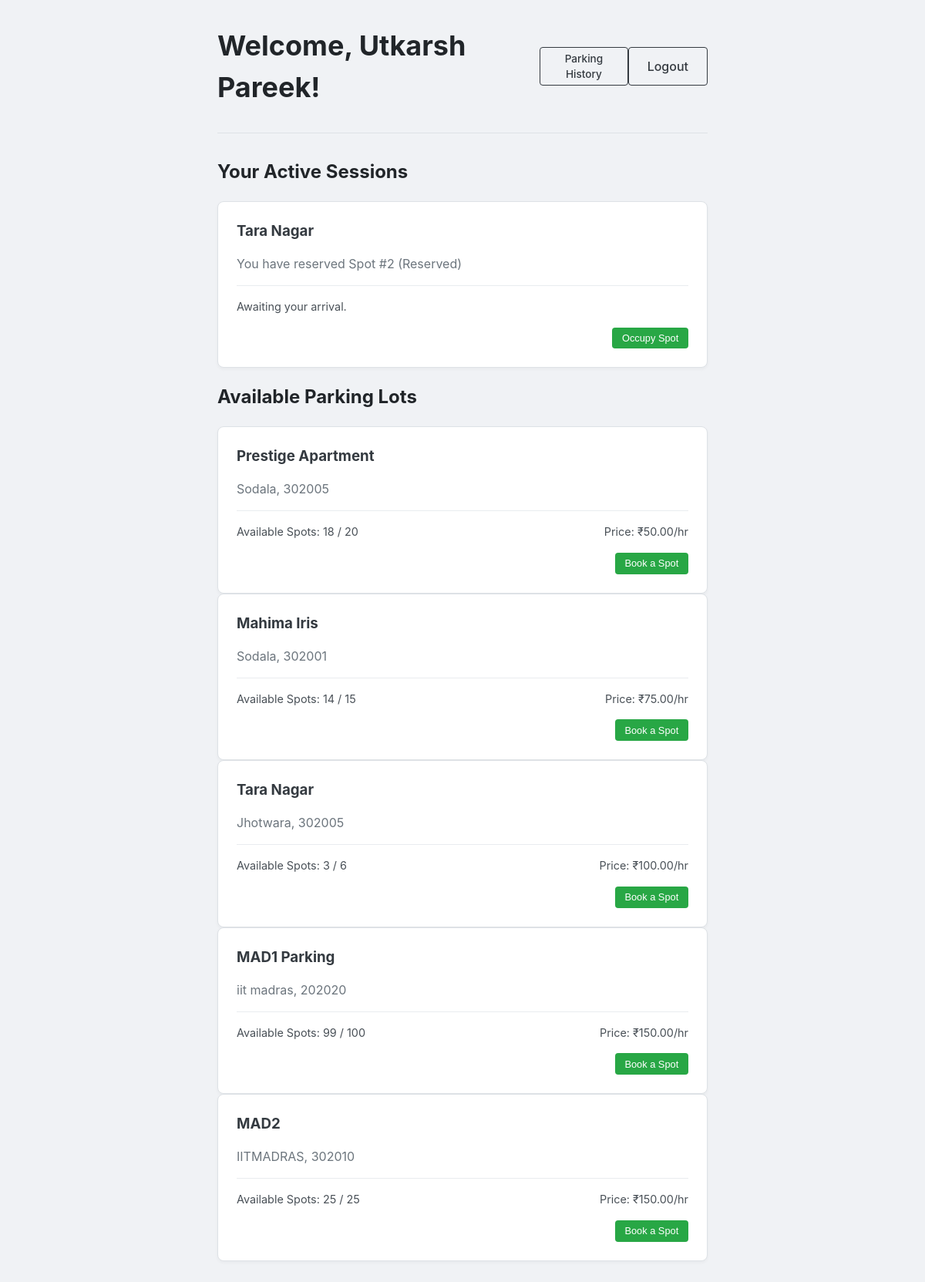
Screenshot of /user/dashboard (signed in) with the database file from the repository.
### models/database.py (models this page shows)
class Reservation(db.Model):
    __tablename__ = 'reservation'
    id = db.Column(db.Integer, primary_key=True)
    spot_id = db.Column(db.Integer, db.ForeignKey('parking_spot.id'), nullable=False)
    user_id = db.Column(db.Integer, db.ForeignKey('user.id'), nullable=False)
    start_time = db.Column(db.DateTime, nullable=True)
    end_time = db.Column(db.DateTime, nullable=True)
    total_cost = db.Column(db.Float, nullable=True)

class ParkingLot(db.Model):
    __tablename__ = 'parking_lot'
    id = db.Column(db.Integer, primary_key=True)
    name = db.Column(db.String(50), nullable=False)
    address = db.Column(db.String(100), nullable=False)
    pincode = db.Column(db.String(10), nullable=False)
    capacity = db.Column(db.Integer, nullable=False)
    price_per_hour = db.Column(db.Float, nullable=False)
    spots = db.relationship('ParkingSpot', backref='lot', lazy=True, cascade="all, delete-orphan")

class ParkingSpot(db.Model):
    __tablename__ = 'parking_spot'
    id = db.Column(db.Integer, primary_key=True)
    lot_id = db.Column(db.Integer, db.ForeignKey('parking_lot.id'), nullable=False)
    spot_number = db.Column(db.Integer, nullable=False)
    status = db.Column(db.String(1), default='A', nullable=False) # 'A' for Available, 'O' for Occupied, 'R' for Reserved
    reservations = db.relationship('Reservation', backref='spot', lazy=True, cascade="all, delete-orphan")

### routes/user_routes.py (the view)
@user_bp.route('/user/dashboard')
def user_dashboard():
    if 'user_id' not in session:
        flash('You must be logged in to view this page.', 'danger')
        return redirect(url_for('auth.login'))
    print(f"--- DEBUG: Checking for reservations for user_id: {session.get('user_id')} ---")
    active_reservations = Reservation.query.filter(
        Reservation.user_id == session['user_id'],
        Reservation.end_time.is_(None)
    ).all()
    print(f"--- DEBUG: Query found these reservations: {active_reservations} ---")
    lots = ParkingLot.query.all()
    return render_template('user/user_dashboard.html', lots=lots, active_reservations=active_reservations)

### templates/user/user_dashboard.html (shortened to what this page needs)
{% extends "layout.html" %}
{% block content %}
<div class="dashboard-container">
    <div class="dashboard-header">
        <h1>Welcome, {{ session.full_name }}!</h1>
        <a href="{{ url_for('user.parking_history') }}" class="btn btn-outline btn-sm">Parking History</a>
        <a href="{{ url_for('auth.logout') }}" class="btn btn-outline">Logout</a>
    </div>
    <hr>
    {% if active_reservations %}
    <h2>Your Active Sessions</h2>
    {% for reservation in active_reservations %}
        {% if reservation.start_time %}
            <div class="lot-card active-session mb-3"> <h3>{{ reservation.spot.lot.name }}</h3>
                <p class="lot-meta">You are parked at Spot #{{ reservation.spot.spot_number }} (Occupied)</p>
                <div class="lot-details">
                    <span>Parked at: {{ (reservation.start_time | to_ist).strftime('%d-%b-%Y %I:%M %p') }}</span>
                </div>
                <div class="lot-actions">
                    <form method="POST" action="{{ url_for('user.release_spot', reservation_id=reservation.id) }}">
                        <button type="submit" class="btn-action btn-delete">Release Spot</button>
                    </form>
                </div>
            </div>
        {% else %}
            <div class="lot-card reserved-session mb-3"> <h3>{{ reservation.spot.lot.name }}</h3>
                <p class="lot-meta">You have reserved Spot #{{ reservation.spot.spot_number }} (Reserved)</p>
                <div class="lot-details">
                    <span>Awaiting your arrival.</span>
                </div>
                <div class="lot-actions">
                    <form method="POST" action="{{ url_for('user.occupy_spot', reservation_id=reservation.id) }}">
                        <button type="submit" class="btn-action btn-book">Occupy Spot</button>
                    </form>
                </div>
            </div>
        {% endif %}
    {% endfor %}
{% endif %}
    <h2>Available Parking Lots</h2>
    {% for lot in lots %}
        {% set available_spots = lot.spots|selectattr('status', 'equalto', 'A')|list|length %}
        {% if available_spots > 0 %}
        <div class="lot-card">
            <h3>{{ lot.name }}</h3>
            <p class="lot-meta">{{ lot.address }}, {{ lot.pincode }}</p>
            <div class="lot-details">
                <span>Available Spots: {{ available_spots }} / {{ lot.capacity }}</span>
                <span>Price: ₹{{ "%.2f"|format(lot.price_per_hour) }}/hr</span>
            </div>
            <div class="lot-actions">
                <form method="POST" action="{{ url_for('user.book_spot', lot_id=lot.id) }}">
                    <button type="submit" class="btn-action btn-book">Book a Spot</button>
                </form>
            </div>
        </div>
        {% endif %}
    {% endfor %}
</div>
{% endblock %}

### Static/style.css (style rules this page uses)
html { box-sizing: border-box; }
*, *:before, *:after { box-sizing: inherit; }
body { margin: 0; font-family: -apple-system, BlinkMacSystemFont, "Segoe UI", Roboto, "Helvetica Neue", Arial, sans-serif; background-color: #f0f2f5; color: #212529; line-height: 1.5; }
.btn { display: inline-block; font-weight: 500; text-align: center; cursor: pointer; border: 1px solid transparent; padding: 0.75rem 1.5rem; font-size: 1rem; border-radius: 0.25rem; text-decoration: none; transition: all 0.2s ease-in-out; }
.btn-outline { color: #343a40; border-color: #343a40; background-color: transparent; }
.dashboard-container { max-width: 900px; }
.dashboard-header { display: flex; justify-content: space-between; align-items: center; margin-bottom: 1rem; }
.dashboard-header h1 { margin: 0; font-size: 2.25rem; }
hr { margin: 2rem 0; border: 0; border-top: 1px solid #dee2e6; }
.lot-card { background-color: #fff; padding: 1.5rem; border-radius: 0.5rem; border: 1px solid #dee2e6; box-shadow: 0 2px 4px rgba(0,0,0,0.04); }
.lot-card h3 { margin-top: 0; margin-bottom: 0.5rem; color: #343a40; }
.lot-card .lot-meta { color: #6c757d; margin-bottom: 1rem; }
.lot-card .lot-details { display: flex; justify-content: space-between; font-size: 0.9rem; color: #495057; border-top: 1px solid #e9ecef; padding-top: 1rem; margin-top: 1rem; }
.lot-actions { margin-top: 1rem; text-align: right; }
.btn-action { display: inline-block; padding: 0.4rem 0.8rem; font-size: 0.8rem; font-weight: 500; border-radius: 0.25rem; text-decoration: none; border: none; cursor: pointer; }
.btn-book { background-color: #28a745; color: #fff; }
.btn-sm { padding: 0.23rem 0.70rem; font-size: 0.85rem; }

### rows the page displays
Reservation: spot.lot.name "Tara Nagar", spot.spot_number "2"
ParkingLot: name "Prestige Apartment", address "Sodala", pincode "302005", available_spots "18", capacity "20", price_per_hour "50.00"
ParkingLot: name "Mahima Iris", address "Sodala", pincode "302001", available_spots "14", capacity "15", price_per_hour "75.00"
ParkingLot: name "Tara Nagar", address "Jhotwara", pincode "302005", id "3", capacity "6", price_per_hour "100.00"
ParkingLot: name "MAD1 Parking", address "iit madras", pincode "202020", available_spots "99", capacity "100", price_per_hour "150.00"
ParkingLot: name "MAD2", address "IITMADRAS", pincode "302010", capacity "25", price_per_hour "150.00"

### other values shown
{{ session.full_name }} "Utkarsh Pareek"
